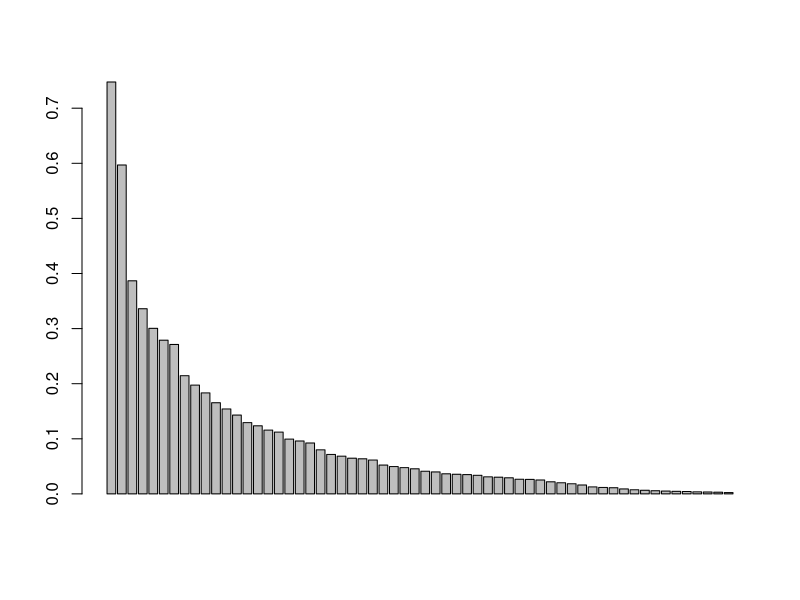
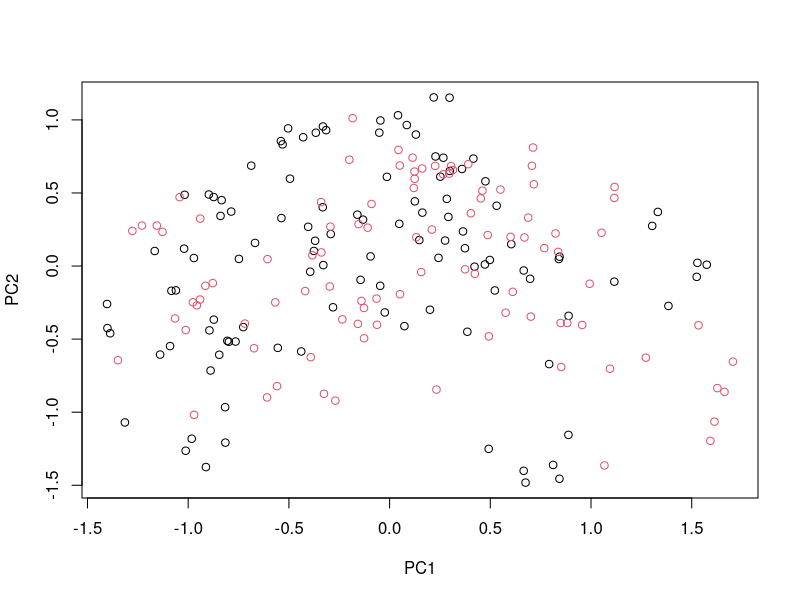

These figures' R source, in order:
setwd("C:/Users/plougue/Desktop/UVs/SY09/Projets/Projet 2")
data <- read.csv("donnees/sonar.csv")
N <- dim(data)[1]
n <- N
p <- dim(data)[2] - 2
X <- data[,1:p+1]
z <- data[,p+2]


X.pca <- prcomp(X)
barplot(X.pca$sdev)

s <- cumsum(X.pca$sdev)/sum(X.pca$sdev)
s[20]
X.proj <- X.pca$x[,1:2]
plot(X.proj, col=z)

log((norm(as.matrix(X),type="F")-norm(diag(diag(as.matrix(X))),type="F"))/norm(as.matrix(X),type="F"))
(norm(as.matrix(X))-norm(diag(diag(as.matrix(X)))))/norm(as.matrix(X))
# 
# # library(plotly)
# # plot_ly(x = X.pca$x[,1], y=X.pca$x[,2], z=X.pca$x[,3], color=z)
# ###########################################
# ###########################################
# source("fonctions/draw_ellipse.R")
# 
# mu_1 <- colMeans(X.proj[z==1,])
# var_1 <- var(X.proj[z==1,])
# mu_2 <- colMeans(X.proj[z==2,])
# var_2 <- var(X.proj[z==2,])
# 
# draw_ellipse(var_1, mu_1, add=T, confidence=0.95)
# draw_ellipse(var_1, mu_1, add=T, confidence=0.8, col="blue")
# draw_ellipse(var_1, mu_1, add=T, confidence=0.6, col="orange")
# draw_ellipse(var_2, mu_2, add=T, confidence=0.95)
# draw_ellipse(var_2, mu_2, add=T, confidence=0.8, col="blue")
# draw_ellipse(var_2, mu_2, add=T, confidence=0.6, col="orange")
# 
# ##########################################
# ##########################################
# ##########################################
# require(MASS)
# library(e1071)
# PC1 <- X.pca$x[,1]
# PC2 <- X.pca$x[,2]
# data.plan <- data.frame(PC1,PC2,z)
# logit.fit <- glm(z ~ ., data = data.plan)
# w <- logit.fit$coefficients
# intercept <-  w[1]/w[3]
# slope <- w[2]/w[3]
# plot(X.proj,col=z,pch=22+predict(logit.fit,data=data))
# abline(a=1,b=slope,col="purple")

var_1 <- var(X[z==1,])
var_2 <- var(X[z==2,])
X_1.pr <- princomp(X[z==1,])
X_2.pr <- princomp(X[z==2,])
cat("Log relative volume 1/2 : ", log(det(var_1)/det(var_2)),
    "\nDimension : ", p,
    "\nRelative average variance 1/2 : ", sum(diag(var_1))/sum(diag(var_2)),
    "\nRelative average precision 1/2 : ", sum(diag(solve(var_2)))/sum(diag(solve(var_1))),
    "\nRelative maximum variance 1/2 : ", max(X_1.pr$sdev)/max(X_2.pr$sdev))


library(MASS)
library(e1071)
N_essais <- 50
err.cbn <- 0
err.lda <- 0
err.qda <- 0

min.cbn <- 999
min.lda <- 999
min.qda <- 999

max.cbn <- 0
max.lda <- 0
max.qda <- 0

X.pr <- princomp(X)
X.proj <- X.pr$scores[,1:p]
for(i in 1:N_essais)
{
  tst <- sample(n,n/5)
  X.tst <- X.proj[tst,]
  z.tst <- z[tst]
  X.app <- X.proj[-tst,]
  z.app <- z[-tst]
  fit.cbn <- naiveBayes(y = as.factor(z.app), x=X.app)
  # fit.cbn <- naiveBayes(as.factor(Z)~.-X, data=data[-tst,])
  pred.cbn <- predict(fit.cbn, newdata=X.tst)
  # pred.cbn <- predict(fit.cbn, newdata=data[tst,1:(p+1)])
  err.cbn <- err.cbn + mean(pred.cbn!=z.tst)/N_essais
  min.cbn <- min(min.cbn,mean(pred.cbn!=z.tst))
  max.cbn <- max(max.cbn,mean(pred.cbn!=z.tst))
  
  fit.lda <- lda(as.factor(Z)~.-X, data=data[-tst,])
  pred.lda <- predict(fit.lda, newdata=data[tst,])
  err.lda <- err.lda + mean(pred.lda$class != z.tst)/N_essais
  min.lda <- min(min.lda,mean(pred.lda$class!=z.tst))
  max.lda <- max(max.lda,mean(pred.lda$class!=z.tst))
  
  n.tst <- dim(data[-tst,])[1]
  fit.qda <- qda(grouping=as.factor(z.app), x=X.app)
  pred.qda <- predict(fit.qda, newdata=X.tst)
  err.qda <- err.qda + mean(pred.qda$class != z.tst)/N_essais
  min.qda <- min(min.qda,mean(pred.qda$class!=z.tst))
  max.qda <- max(max.qda,mean(pred.qda$class!=z.tst))
}
print(err.cbn)
print(min.cbn)
print(max.cbn)
print(err.lda)
print(min.lda)
print(max.lda)
print(err.qda)
print(min.qda)
print(max.qda)

